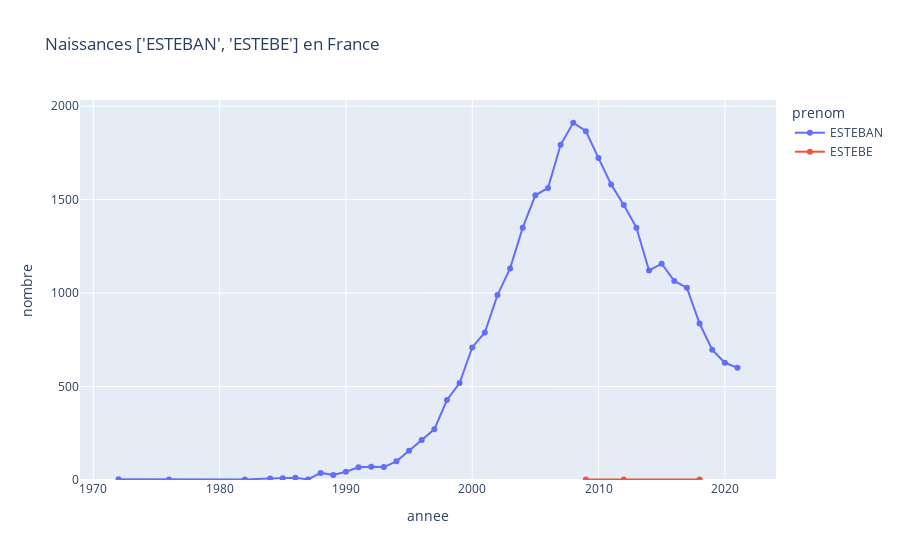

Notebook code cell kept with this figure:
### Markdown cell above
## Some plots

### Code cell
names = ['ESTEBAN', 'ESTEBE']

#df = df_ip
df = df_ipbig

df = df.query("prenom in @names").groupby(by=['sexe', 'prenom', 'annee']).agg(nombre = ("nombre", sum)).reset_index()
fig=px.line(df, x="annee", y="nombre", title=f'Naissances {names} en France', color='prenom', markers=True, height=600)
fig.update_yaxes(rangemode="tozero")
fig.show()

df = df.query("prenom in @names & dpt == 64").groupby(by=['sexe', 'prenom', 'annee']).agg(nombre = ("nombre", sum)).reset_index()
fig=px.line(df, x="annee", y="nombre", title=f'Naissances {names} au 64', color='prenom', markers=True, height=600)
fig.update_yaxes(rangemode="tozero")
fig.show()

df = df.query("prenom in @names").groupby(by=['sexe', 'prenom', 'annee', 'dpt']).agg(nombre = ("nombre", sum)).reset_index()
fig=px.histogram(df, x="annee", y="nombre", title=f'Naissances {names} en France', nbins=22, color='dpt', height=600)
fig.update_yaxes(rangemode="tozero")
fig.show()
#fig.update_yaxes(rangemode="tozero")

### Figure 1 — Plotly figure (JSON) as saved in the notebook; plotly's stock layout.template omitted (floating-point values rounded to 4 significant figures)
{"data": [{"hovertemplate": "prenom=ESTEBAN<br>annee=%{x}<br>nombre=%{y}<extra></extra>", "legendgroup": "ESTEBAN", "line": {"color": "#636efa", "dash": "solid"}, "marker": {"symbol": "circle"}, "mode": "lines+markers", "name": "ESTEBAN", "orientation": "v", "showlegend": true, "type": "scatter", "x": [1972, 1976, 1982, 1984, 1985, 1986, 1987, 1988, 1989, 1990, 1991, 1992, 1993, 1994, 1995, 1996, 1997, 1998, 1999, 2000, 2001, 2002, 2003, 2004, 2005, 2006, 2007, 2008, 2009, 2010, 2011, 2012, 2013, 2014, 2015, 2016, 2017, 2018, 2019, 2020, 2021], "xaxis": "x", "y": [4, 3, 3, 8, 10, 12, 3, 38, 27, 44, 68, 71, 69, 100, 156, 214, 271, 428, 519, 709, 789, 989, 1132, 1350, 1523, 1562, 1793, 1911, 1866, 1722, 1581, 1471, 1350, 1121, 1157, 1065, 1028, 837, 697, 627, 601], "yaxis": "y"}, {"hovertemplate": "prenom=ESTEBE<br>annee=%{x}<br>nombre=%{y}<extra></extra>", "legendgroup": "ESTEBE", "line": {"color": "#EF553B", "dash": "solid"}, "marker": {"symbol": "circle"}, "mode": "lines+markers", "name": "ESTEBE", "orientation": "v", "showlegend": true, "type": "scatter", "x": [2009, 2012, 2018], "xaxis": "x", "y": [3, 3, 3], "yaxis": "y"}], "layout": {"autosize": true, "legend": {"title": {"text": "prenom"}, "tracegroupgap": 0}, "title": {"text": "Naissances ['ESTEBAN', 'ESTEBE'] en France"}, "xaxis": {"anchor": "y", "autorange": true, "domain": [0, 1], "range": [1969.0, 2024.0], "title": {"text": "annee"}, "type": "linear"}, "yaxis": {"anchor": "x", "autorange": true, "domain": [0, 1], "range": [0, 2031.0], "rangemode": "tozero", "title": {"text": "nombre"}, "type": "linear"}}}
